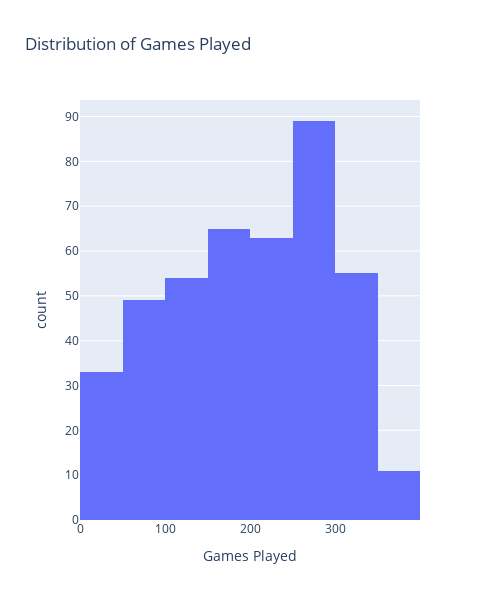

Source (notebook cell):
### Markdown cell above
Okay, so we can see a stronger relationship between games started and contract values which makes sense in the context of the data because players who start are generally more valueable and demand higher salaries. Let's investigate the distribution of games played in the cell below

### Code cell
num_bins = math.ceil(1 + math.log2(len(preprocessed_data)))

# Create histogram plot
fig = px.histogram(preprocessed_data, x='GP', nbins=num_bins, 
                   title='Distribution of Games Played',
                   labels={'GP': 'Games Played', 'count': 'Frequency'})

# Update layout
fig.update_layout(width=500, height=600)

# Show the plot
fig.show()

### Figure 1 — Plotly figure (JSON) as saved in the notebook; plotly's stock layout.template omitted (floating-point values rounded to 4 significant figures; data arrays with more than 128 entries replaced by an {"elided": "..."} marker saying what was removed)
{"data": [{"alignmentgroup": "True", "bingroup": "x", "hovertemplate": "Games Played=%{x}<br>count=%{y}<extra></extra>", "legendgroup": "", "marker": {"color": "#636efa", "pattern": {"shape": ""}}, "name": "", "nbinsx": 10, "offsetgroup": "", "orientation": "v", "showlegend": false, "type": "histogram", "x": {"elided": "419 int values"}, "xaxis": "x", "yaxis": "y"}], "layout": {"barmode": "relative", "height": 600, "legend": {"tracegroupgap": 0}, "title": {"text": "Distribution of Games Played"}, "width": 500, "xaxis": {"anchor": "y", "domain": [0, 1], "title": {"text": "Games Played"}}, "yaxis": {"anchor": "x", "domain": [0, 1], "title": {"text": "count"}}}}
